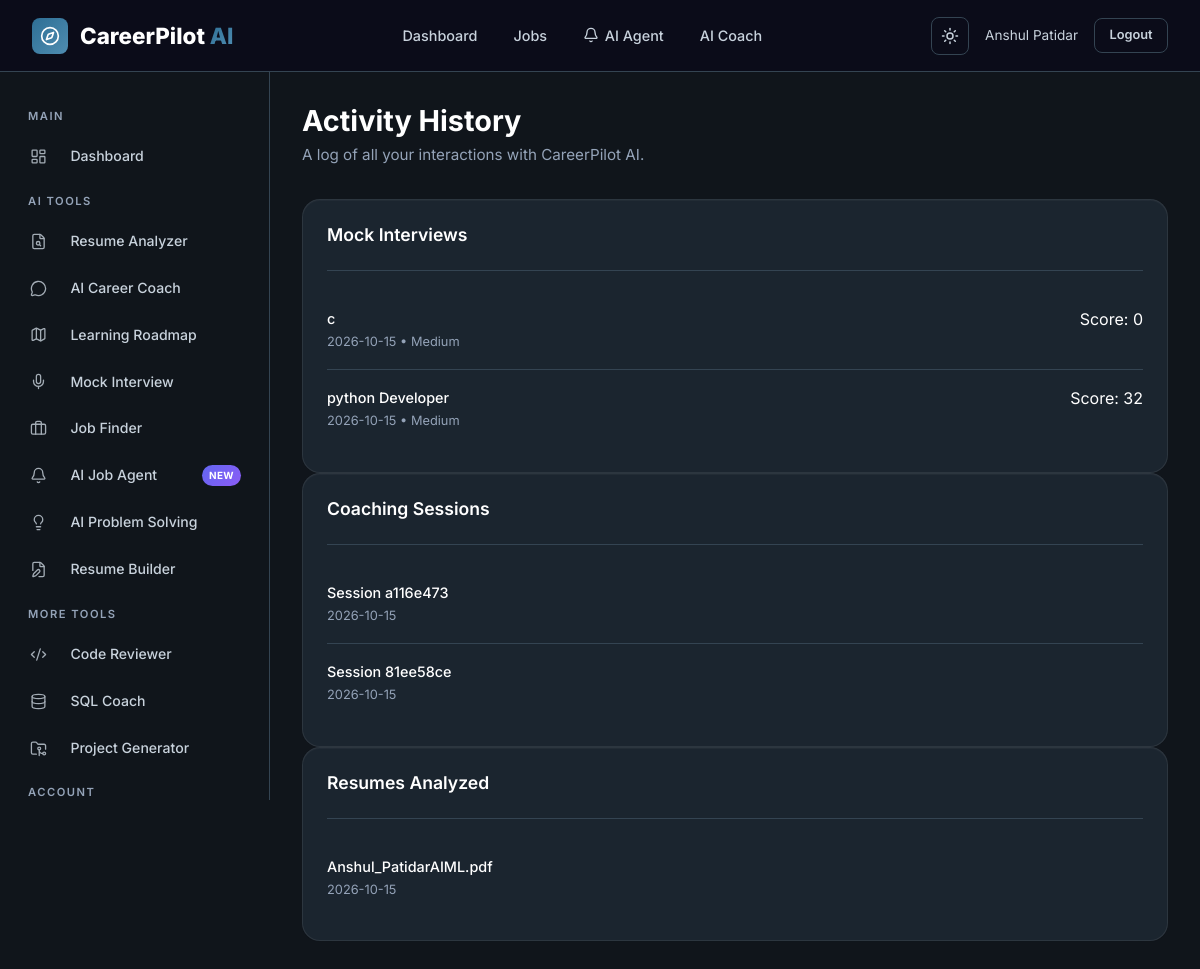
Before: /profile/history (signed in) with the older database file.
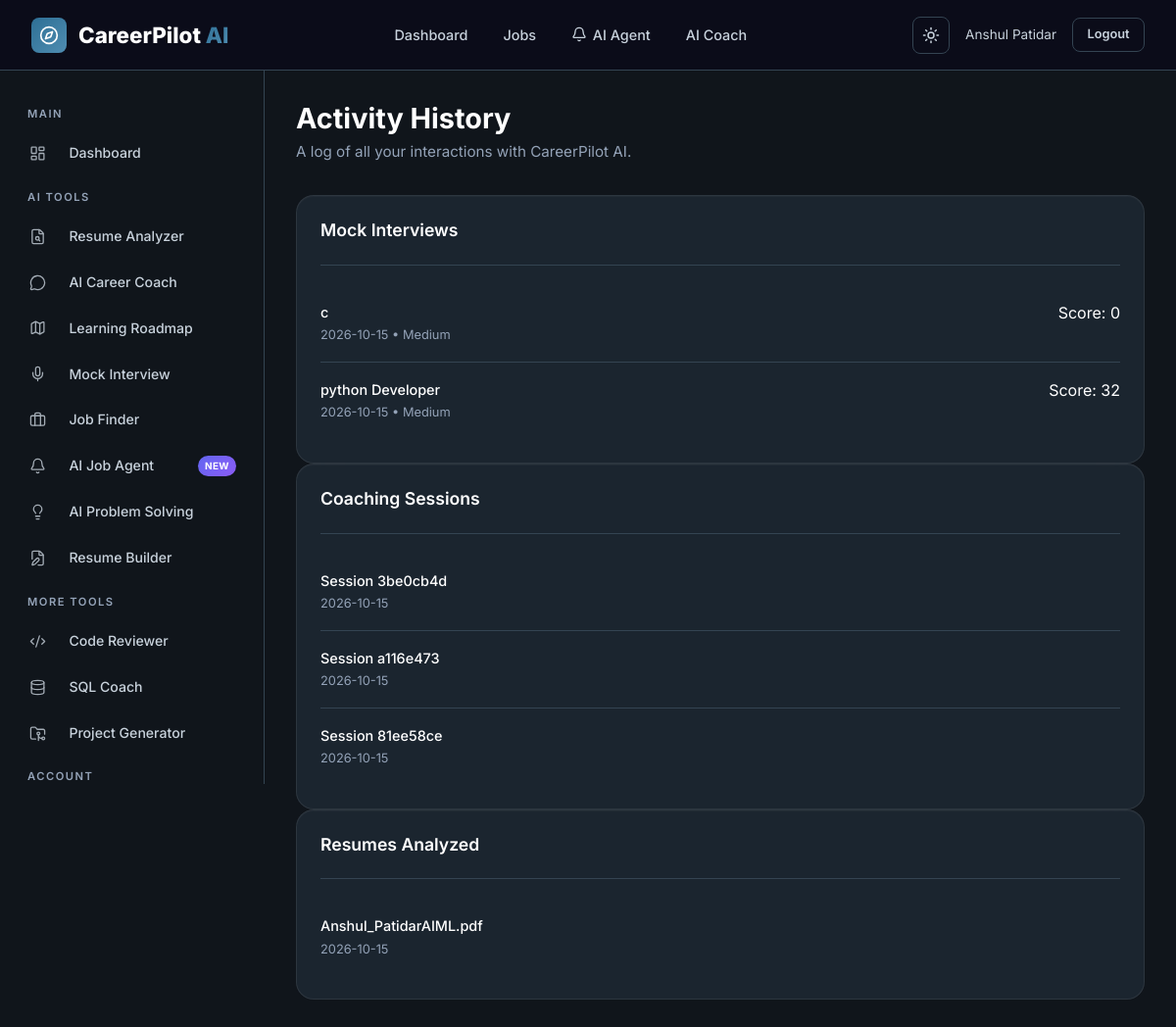
After: the same page with the newer database file.
### tables this page shows
CREATE TABLE interview_history (
    id INTEGER PRIMARY KEY AUTOINCREMENT,
    user_id INTEGER NOT NULL,
    session_id TEXT NOT NULL,
    role TEXT NOT NULL,
    difficulty TEXT DEFAULT 'medium' CHECK(difficulty IN ('easy', 'medium', 'hard', 'expert')),
    experience_years INTEGER DEFAULT 0,
    interview_type TEXT DEFAULT 'technical',
    questions TEXT DEFAULT '[]',
    answers TEXT DEFAULT '[]',
    evaluations TEXT DEFAULT '[]',
    communication_score INTEGER DEFAULT 0,
    technical_score INTEGER DEFAULT 0,
    confidence_score INTEGER DEFAULT 0,
    overall_score INTEGER DEFAULT 0,
    feedback TEXT DEFAULT '',
    conducted_at TIMESTAMP DEFAULT CURRENT_TIMESTAMP,
    FOREIGN KEY (user_id) REFERENCES users(id) ON DELETE CASCADE
);

CREATE TABLE chat_sessions (
            session_id TEXT PRIMARY KEY,
            user_id INTEGER NOT NULL,
            title TEXT DEFAULT 'New Conversation',
            is_pinned INTEGER DEFAULT 0,
            is_archived INTEGER DEFAULT 0,
            created_at TIMESTAMP DEFAULT CURRENT_TIMESTAMP,
            updated_at TIMESTAMP DEFAULT CURRENT_TIMESTAMP,
            FOREIGN KEY (user_id) REFERENCES users(id) ON DELETE CASCADE
        );

CREATE TABLE resumes (
    id INTEGER PRIMARY KEY AUTOINCREMENT,
    user_id INTEGER NOT NULL,
    filename TEXT NOT NULL,
    original_name TEXT NOT NULL,
    file_size INTEGER DEFAULT 0,
    raw_text TEXT DEFAULT '',
    parsed_data TEXT DEFAULT '{}',
    is_primary INTEGER DEFAULT 0,
    uploaded_at TIMESTAMP DEFAULT CURRENT_TIMESTAMP,
    FOREIGN KEY (user_id) REFERENCES users(id) ON DELETE CASCADE
);

### backend/routes/profile.py (the view)
@profile_bp.route('/history')
@login_required
def history():
    user_id = session['user_id']
    from backend.models.resume import ResumeModel
    from backend.models.job import JobModel
    from backend.models.interview import InterviewModel
    chats      = ChatModel.get_user_sessions(user_id)
    resumes    = ResumeModel.get_by_user(user_id)
    interviews = InterviewModel.get_by_user(user_id)
    return render_template('profile/history.html',
                           chats=chats, resumes=resumes, interviews=interviews)

### backend/database/db.py (called while the page is built)
def get_db_path() -> str:
    base_dir = os.path.dirname(os.path.dirname(os.path.dirname(os.path.abspath(__file__))))
    return os.path.join(base_dir, DATABASE_PATH)

def get_connection(db_path: Optional[str] = None) -> sqlite3.Connection:
    path = db_path or get_db_path()
    conn = sqlite3.connect(path)
    conn.row_factory = sqlite3.Row
    conn.execute("PRAGMA foreign_keys = ON")
    conn.execute("PRAGMA journal_mode = WAL")
    return conn

@contextmanager
def get_db(db_path: Optional[str] = None):
    conn = get_connection(db_path)
    try:
        yield conn
        conn.commit()
    except Exception:
        conn.rollback()
        raise
    finally:
        conn.close()

### backend/models/interview.py (called while the page is built)
    @staticmethod
    def get_by_user(user_id: int, limit: int = 20) -> list[dict]:
        return execute_query(
            """SELECT *, conducted_at AS created_at FROM interview_history WHERE user_id = ?
               ORDER BY conducted_at DESC LIMIT ?""",
            (user_id, limit)
        )

### templates/profile/history.html
{% extends "base.html" %}
{% block content %}
{% include "components/sidebar.html" %}
<main class="main-content">
    <div class="page-header reveal">
        <h1>Activity History</h1>
        <p class="page-subtitle">A log of all your interactions with CareerPilot AI.</p>
    </div>
    <div class="grid-3 reveal delay-1">
        <div class="card">
            <div class="card-header">
                <h3 class="card-title">Mock Interviews</h3>
            </div>
            {% if interviews %}
                <ul class="activity-list">
                    {% for item in interviews[:10] %}
                    <li class="activity-item">
                        <div class="activity-content">
                            <div class="flex-between">
                                <div class="activity-title">{{ item.role }}</div>
                                <span>Score: {{ item.overall_score }}</span>
                            </div>
                            <div class="activity-desc">{{ item.created_at.split(' ')[0] if item.created_at else 'Unknown' }} • {{ item.difficulty | title }}</div>
                        </div>
                    </li>
                    {% endfor %}
                </ul>
            {% else %}
                <p style="color: var(--text-tertiary); font-size: 0.9rem;">No mock interviews recorded.</p>
            {% endif %}
        </div>
        <div class="card">
            <div class="card-header">
                <h3 class="card-title">Coaching Sessions</h3>
            </div>
            {% if chats %}
                <ul class="activity-list">
                    {% for item in chats[:10] %}
                    <li class="activity-item">
                        <div class="activity-content">
                            <div class="activity-title text-truncate" style="max-width: 250px;">Session {{ item.session_id[:8] }}</div>
                            <div class="activity-desc">{{ item.started_at.split(' ')[0] if item.started_at else 'Unknown' }}</div>
                        </div>
                    </li>
                    {% endfor %}
                </ul>
            {% else %}
                <p style="color: var(--text-tertiary); font-size: 0.9rem;">No chat history.</p>
            {% endif %}
        </div>
        <div class="card">
            <div class="card-header">
                <h3 class="card-title">Resumes Analyzed</h3>
            </div>
            {% if resumes %}
                <ul class="activity-list">
                    {% for item in resumes[:10] %}
                    <li class="activity-item">
                        <div class="activity-content">
                            <div class="activity-title">{{ item.original_name }}</div>
                            <div class="activity-desc">{{ item.uploaded_at.split(' ')[0] if item.uploaded_at else 'Unknown' }}</div>
                        </div>
                    </li>
                    {% endfor %}
                </ul>
            {% else %}
                <p style="color: var(--text-tertiary); font-size: 0.9rem;">No resumes uploaded.</p>
            {% endif %}
        </div>
    </div>
</main>
{% endblock %}

Changed rows visible on the page:
added chat_sessions: session_id "3be0cb4d", started_at "2026-10-15"
